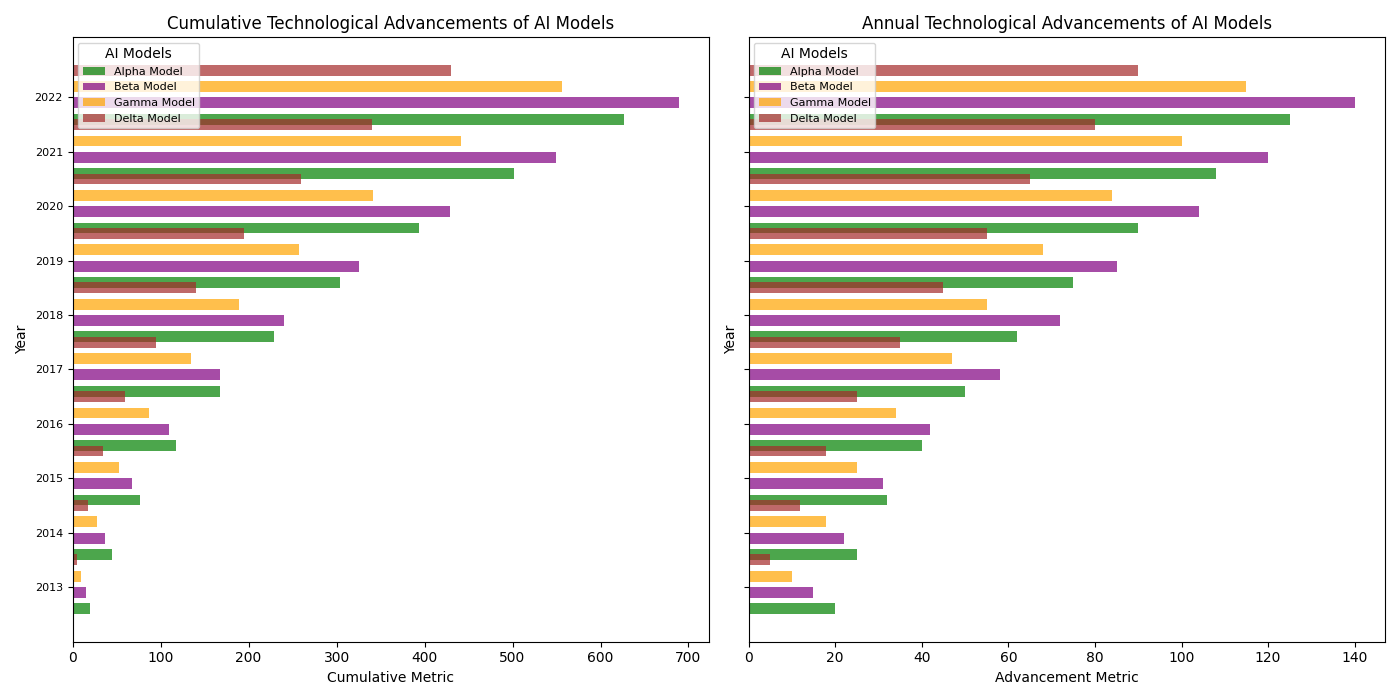

The script that drew this image:
import matplotlib.pyplot as plt
import numpy as np

years = np.arange(2013, 2023)

alpha_advancement = np.array([20, 25, 32, 40, 50, 62, 75, 90, 108, 125])
beta_advancement = np.array([15, 22, 31, 42, 58, 72, 85, 104, 120, 140])
gamma_advancement = np.array([10, 18, 25, 34, 47, 55, 68, 84, 100, 115])
delta_advancement = np.array([5, 12, 18, 25, 35, 45, 55, 65, 80, 90])

alpha_cumulative = np.cumsum(alpha_advancement)
beta_cumulative = np.cumsum(beta_advancement)
gamma_cumulative = np.cumsum(gamma_advancement)
delta_cumulative = np.cumsum(delta_advancement)

fig, (ax1, ax2) = plt.subplots(1, 2, figsize=(14, 7), sharey=True)

ax1.barh(years - 0.4, alpha_cumulative, height=0.2, color='green', alpha=0.7, label='Alpha Model')
ax1.barh(years - 0.1, beta_cumulative, height=0.2, color='purple', alpha=0.7, label='Beta Model')
ax1.barh(years + 0.2, gamma_cumulative, height=0.2, color='orange', alpha=0.7, label='Gamma Model')
ax1.barh(years + 0.5, delta_cumulative, height=0.2, color='brown', alpha=0.7, label='Delta Model')

ax1.set_title('Cumulative Technological Advancements of AI Models', fontsize=12)
ax1.set_ylabel('Year', fontsize=10)
ax1.set_xlabel('Cumulative Metric', fontsize=10)
ax1.legend(title='AI Models', loc='upper left', fontsize=8)
ax1.set_yticks(years)
ax1.set_yticklabels(years, fontsize=8)

ax2.barh(years - 0.4, alpha_advancement, height=0.2, color='green', alpha=0.7, label='Alpha Model')
ax2.barh(years - 0.1, beta_advancement, height=0.2, color='purple', alpha=0.7, label='Beta Model')
ax2.barh(years + 0.2, gamma_advancement, height=0.2, color='orange', alpha=0.7, label='Gamma Model')
ax2.barh(years + 0.5, delta_advancement, height=0.2, color='brown', alpha=0.7, label='Delta Model')

ax2.set_title('Annual Technological Advancements of AI Models', fontsize=12)
ax2.set_ylabel('Year', fontsize=10)
ax2.set_xlabel('Advancement Metric', fontsize=10)
ax2.legend(title='AI Models', loc='upper left', fontsize=8)
ax2.set_yticks(years)
ax2.set_yticklabels(years, fontsize=8)

plt.tight_layout()
plt.show()
